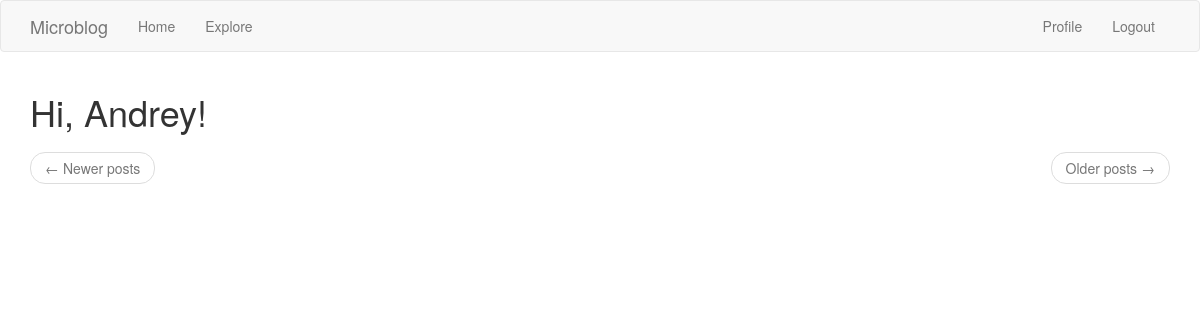
The app's page /explore (signed in), older data.
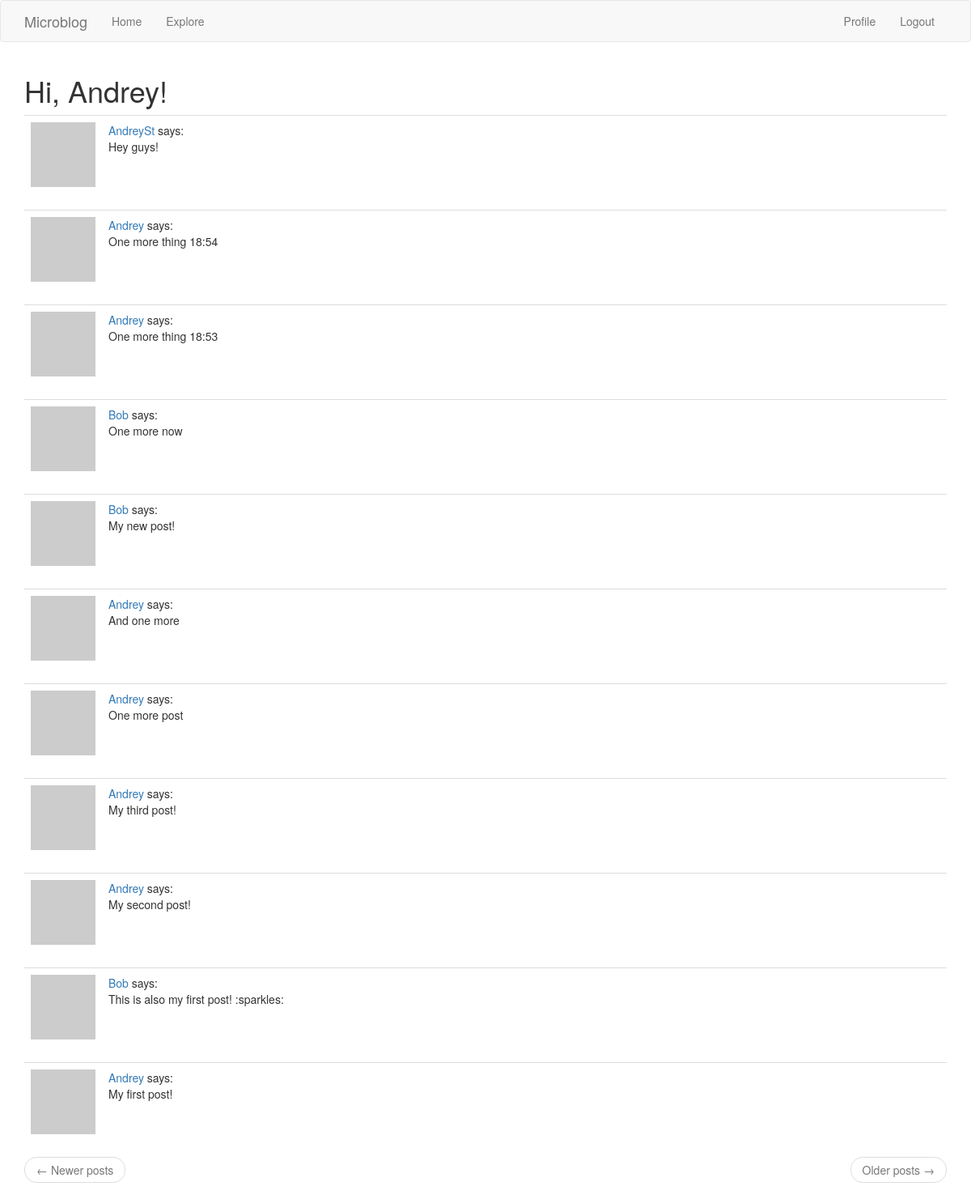
The same page, newer data.
### app/models.py (models this page shows, shortened)
class Post(db.Model):
    id = db.Column(db.Integer, primary_key=True)
    body = db.Column(db.String(140))
    timestamp = db.Column(db.DateTime, index=True, default=datetime.utcnow)
    user_id = db.Column(db.Integer, db.ForeignKey('user.id'))

class User(UserMixin, db.Model):
    id = db.Column(db.Integer, primary_key=True)
    username = db.Column(db.String(64), index=True, unique=True)
    email = db.Column(db.String(120), index=True, unique=True)
    password_hash = db.Column(db.String(128))
    posts = db.relationship('Post', backref='author', lazy='dynamic')
    about_me = db.Column(db.String(140))
    last_seen = db.Column(db.DateTime, default=datetime.utcnow)
    followed = db.relationship('User', secondary=followers,
                               primaryjoin=(followers.c.follower_id == id),
                               secondaryjoin=(followers.c.followed_id == id),
                               backref=db.backref('followers', lazy='dynamic'),
                               lazy='dynamic')
    def avatar(self, size):
        digest = md5(self.email.lower().encode('utf-8')).hexdigest()
        return f'https://www.gravatar.com/avatar/{digest}?d=identicon&s={size}'

### app/routes.py (the view)
@app.route('/explore')
@login_required
def explore():
    page = request.args.get('page', 1, type=int)
    posts = Post.query.order_by(Post.timestamp.desc()).paginate(
        page, app.config['POSTS_PER_PAGE'], False
    )
    next_url = url_for('index', page=posts.next_num) \
        if posts.has_next else None
    prev_url = url_for('index', page=posts.prev_num) \
        if posts.has_prev else None
    return render_template('index.html',
                           title='Explore',
                           posts=posts.items,
                           next_url=next_url,
                           prev_url=prev_url)

### app/models.py (called while the page is built)
@login.user_loader
def load_user(id):
    return User.query.get(int(id))

### app/routes.py (called while the page is built)
@app.before_request
def before_request():
    if current_user.is_authenticated:
        current_user.last_seen = datetime.utcnow()
        db.session.commit()

### app/templates/index.html (shortened to what this page needs)
{% extends "base.html" %}
{% block app_content %}
    <h1>Hi, {{ current_user.username }}!</h1>
    {% for post in posts %}
        {% include "_post.html" %}
    {% endfor %}
    <nav aria-label="...">
        <ul class="pager">
            <li class="previous{% if not prev_url %} disabled{% endif %}">
                <a href="{{ prev_url or '#' }}">
                    <span aria-hidden="true">&larr;</span> Newer posts
                </a>
            </li>
            <li class="next{% if not next_url %} disabled{% endif %}">
                <a href="{{ next_url or '#' }}">
                    Older posts <span aria-hidden="true">&rarr;</span>
                </a>
            </li>
        </ul>
    </nav>
{% endblock %}

### app/templates/_post.html
<table class="table table-hover">
    <tr>
        <td width="70px">
            <a href="{{ url_for('user', username=post.author.username) }}">
                <img src="{{ post.author.avatar(36) }}" />
            </a>
        </td>
        <td>
            <a href="{{ url_for('user', username=post.author.username) }}">
                {{ post.author.username }}
            </a>
            says:
            <br>
            {{ post.body }}
        </td>
    </tr>
</table>

Row changes from the older to the newer data that the page shows:
added Post: author.username "AndreySt", body "Hey guys!"
added Post: author.username "Andrey", body "One more thing 18:54"
added Post: author.username "Andrey", body "One more thing 18:53"
added Post: author.username "Bob", body "One more now"
added Post: author.username "Bob", body "My new post!"
added Post: author.username "Andrey", body "And one more"
added Post: author.username "Andrey", body "One more post"
added Post: author.username "Andrey", body "My third post!"
added Post: author.username "Andrey", body "My second post!"
added Post: author.username "Bob", body "This is also my first post! :sparkles:"
added Post: author.username "Andrey", body "My first post!"
